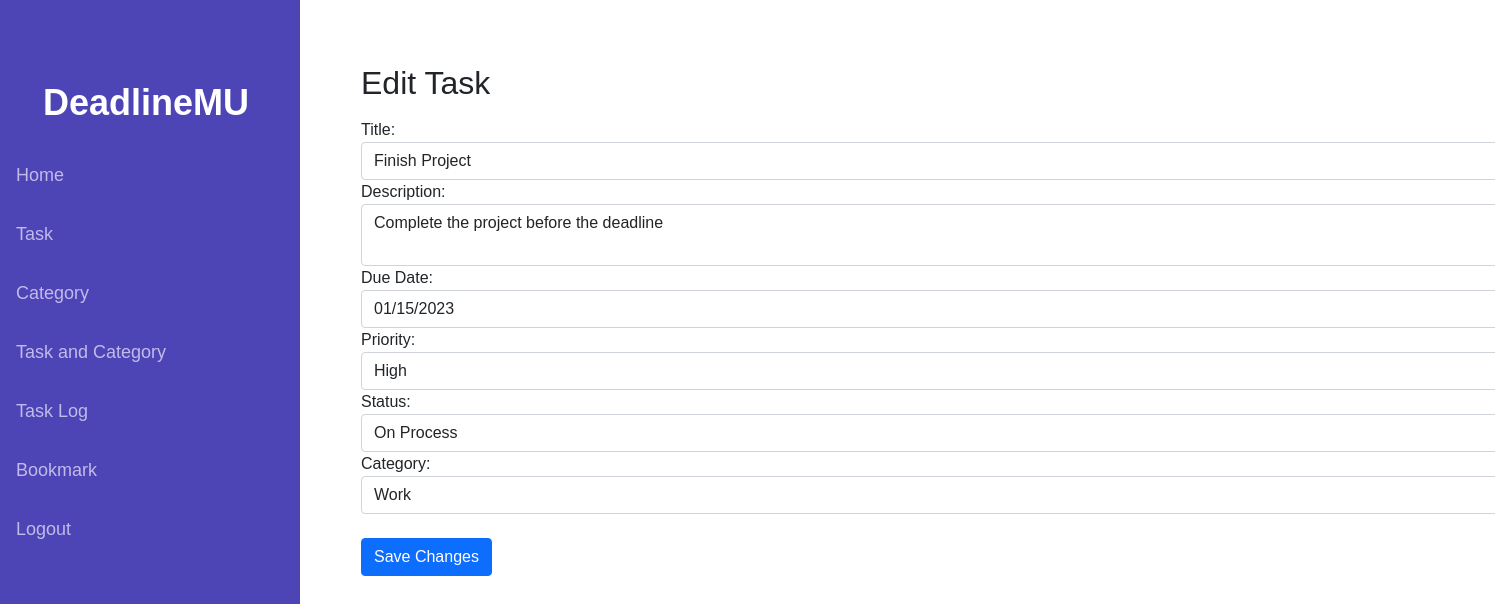
Page /views/v_editTask.php?id=1 (signed in) on the committed database.
### tables this page shows
CREATE TABLE Task (
    TaskID INT AUTO_INCREMENT PRIMARY KEY,
    Title VARCHAR(255),
    Description TEXT,
    DueDate DATE,
    Priority BOOLEAN,
    Status BOOLEAN,
    UserID INT,
    CategoryID INT,
    FOREIGN KEY (UserID) REFERENCES User(UserID),
    FOREIGN KEY (CategoryID) REFERENCES Category(CategoryID) ON DELETE SET NULL
);

### app/Controller.php (called while the page is built, shortened)
<?php
include 'Model.php';
class Controller {
    private $model;
    public function __construct() {
        $this->model = new Model();
    }
    public function displayUserCategories($userID) {
        return $this->model->getUserCategories($userID);
    }
    public function getTaskDetails($taskId) {
        return $this->model->getTaskDetails($taskId);
    }
}
?>

### app/Model.php (called while the page is built, shortened)
<?php
class Model {
    private $connection;
    public function __construct() {
        include '../database/connection.php';
        $this->connection = $connection;
    }
    public function getUserCategories($userID) {
        $sql = "SELECT * FROM deadlinemu7.Category WHERE UserID = ?";
        $stmt = mysqli_prepare($this->connection, $sql);
        mysqli_stmt_bind_param($stmt, "i", $userID);
        mysqli_stmt_execute($stmt);
        $result = mysqli_stmt_get_result($stmt);
        return mysqli_fetch_all($result, MYSQLI_ASSOC);
    }
    public function getTaskDetails($taskId) {
        $sql = "SELECT * FROM deadlinemu7.Task WHERE TaskID = ?";
        $stmt = mysqli_prepare($this->connection, $sql);
        mysqli_stmt_bind_param($stmt, "i", $taskId);
        mysqli_stmt_execute($stmt);
        $result = mysqli_stmt_get_result($stmt);
        return mysqli_fetch_assoc($result);
    }
}
?>

### views/v_editTask.php (the view, shortened to what this page needs)
<?php
include '../app/Controller.php';
$controller = new Controller();
$userID = $_SESSION['user_id'];
if ($_SERVER['REQUEST_METHOD'] === 'POST') {
    $taskId = $_POST['taskId'];
    $title = $_POST['title'];
    $description = $_POST['description'];
    $dueDate = $_POST['dueDate'];
    $priority = $_POST['priority'] == '1' ? true : false;
    $status = $_POST['status'] == '1' ? true : false;
    $categoryID = $_POST['categoryID'];
    $controller->updateTask($taskId, $title, $description, $dueDate, $priority, $status, $categoryID);
    header("Location: v_task.php");
    exit();
} elseif (isset($_GET['id'])) {
    $taskId = $_GET['id'];
    $taskData = $controller->getTaskDetails($taskId);
    $categoryResult = $controller->displayUserCategories($userID);
} else {
    header("Location: v_task.php");
    exit();
}
?>
<!DOCTYPE html>
<html lang="en">
<head>
    <link href="https://cdn.jsdelivr.net/npm/bootstrap@5.1.3/dist/css/bootstrap.min.css" rel="stylesheet"
>
    <link rel="stylesheet" href="../resources/styleHomepage.css">
</head>
<body>
    <div class="sidebar">
        <div class="brand">
            DeadlineMU
        </div>
        <a href="../resources/homepage.php" class="active">Home</a>
        <a href="../views/v_task.php">Task</a>
        <a href="../views/v_Category.php">Category</a>
        <a href="../views/v_taskandCategory.php">Task and Category</a>
        <a href="../views/v_activityLog.php">Task Log</a>
        <a href="../views/v_bookmark.php">Bookmark</a>
        <a href="../resources/logout.php">Logout</a>
    </div>
    <div class="container">
        <h2 class="mt-5 mb-3">Edit Task</h2>
        <form method="post">
            <label for="title">Title:</label>
            <input type="text" name="title" class="form-control" value="<?php echo htmlspecialchars($taskData['Title']); ?>" required>
            <label for="description">Description:</label>
            <textarea name="description" class="form-control" required><?php echo htmlspecialchars($taskData['Description']); ?></textarea>
            <label for="dueDate">Due Date:</label>
            <input type="date" name="dueDate" class="form-control" value="<?php echo htmlspecialchars($taskData['DueDate']); ?>" required>
            <label for="priority">Priority:</label>
            <select name="priority" class="form-control" required>
                <option value="1" <?php echo $taskData['Priority'] ? 'selected' : ''; ?>>High</option>
            </select>
            <label for="status">Status:</label>
            <select name="status" class="form-control" required>
                <option value="0" <?php echo $taskData['Status'] ? '' : 'selected'; ?>>On Process</option>
            </select>
            <label for="categoryID">Category:</label>
            <select name="categoryID" class="form-control" required>
                <?php
                foreach ($categoryResult as $categoryRow) {
                    $selected = $taskData['CategoryID'] == $categoryRow['CategoryID'] ? 'selected' : '';
                    echo "<option value='" . htmlspecialchars($categoryRow['CategoryID']) . "' {$selected}>" . htmlspecialchars($categoryRow['CategoryName']) . "</option>";
                }
                ?>
            </select>
            <br>
            <button type="submit" class="btn btn-primary">Save Changes</button>
        </form>
    </div>
</body>
</html>

### resources/styleHomepage.css (style rules this page uses)
body { margin: 0; font-family: "Poppins", sans-serif; }
.sidebar { height: 100%; width: 300px; position: fixed; background-color: #4D44B5; padding-top: 60px; }
.sidebar a { padding: 16px; text-decoration: none; font-size: 18px; color: #C1BBEB; display: block; transition: 0.3s; }
.sidebar .brand { color: white; font-size: 36px; font-weight: 700; padding: 16px 43px; word-wrap: break-word; }
.container { margin-left: 345px; padding: 16px; }

### rows in the picture
task: title "Finish Project", description "Complete the project before the deadline", dueDate "01/15/2023", priority "High", status "On Process"

### other values in the picture
form field categoryID "Work"
